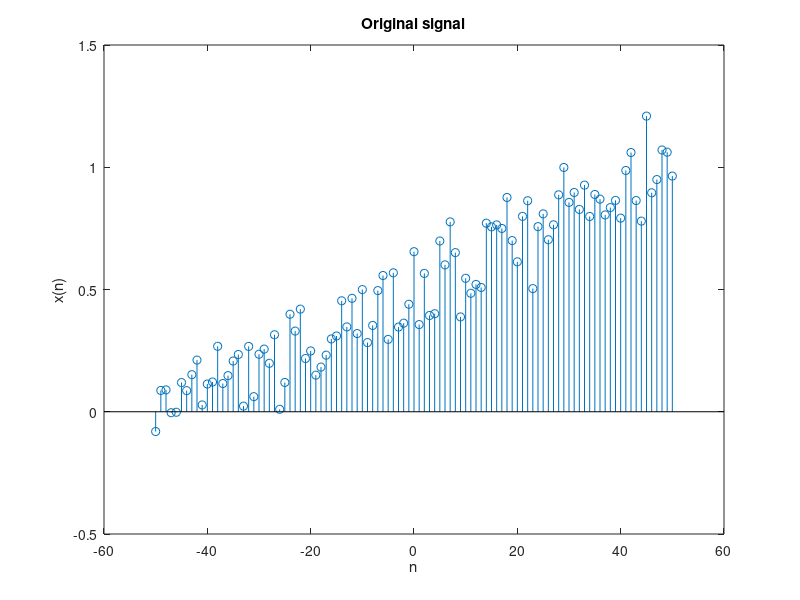

This chart was generated by the following MATLAB code: (Note: this script raises an error after producing the figure.)
% clc; clearvars;clear all;
load('q2_2.mat');
ind = [2 3];
if(rem(length(x),2)==0)
    a=length(x)/2;
    n = -1*a+1:a;
else
    a = (length(x)-1)/2;
    n = -1*a:a;
end
figure(1);
stem(n,x);
xlabel('n'); ylabel('x(n)'); title('Original signal');
for k =1:2
    M = ind(k);
    y = upSamplingS1(x,n,M);
    m = n(1)*M:n(length(n))*M;
    figure(k+1); stem(m,y);
    xlabel('n'); ylabel('x(n)'); title(['Zero Order hold M=', num2str(M)]);
end
for k=1:2
    M = ind(k);
    y = upSamplingS2(x,n,M);
    m = n(1)*M:n(length(n))*M;
    figure(k+3); stem(m,y);
    xlabel('n'); ylabel('x^(n)'); title(['Linear interpolation M=', num2str(M)]);
end